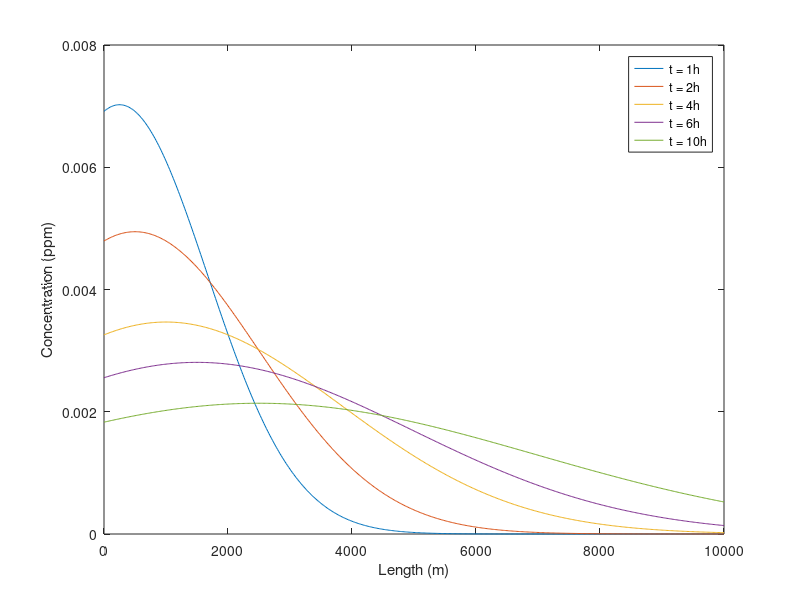
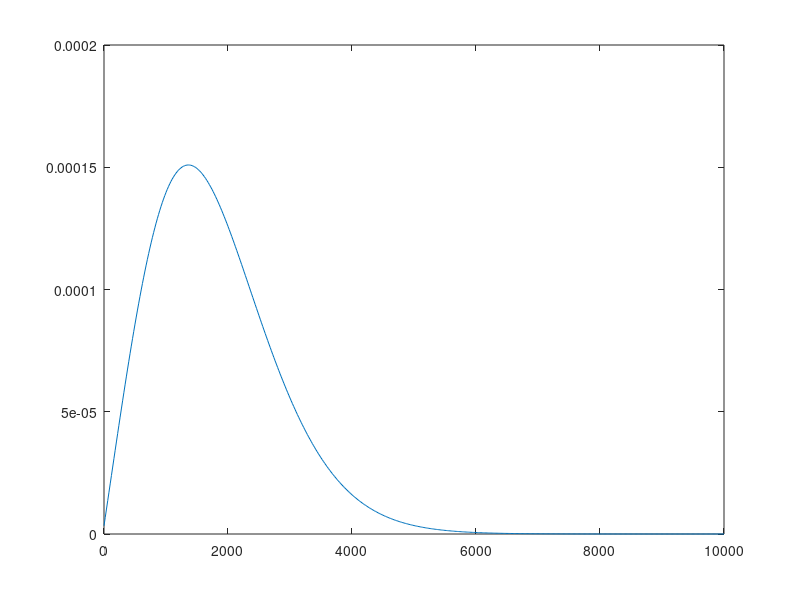

Here is the MATLAB script that generated these plots, in order:
clc; clear;

depth = 4; % m
width_es = 100; % m
velocity = 250; % m/hr
E = 1000000; % m^2/hr
W = 10 * 1000; % gr
k = 0.1/24; % 1/hr
area = depth * width_es; % m^2

W_plane = W/area; % gr/m^2

t = 1:1:10; % hr (inspect in a day with interval of 3 hr)
x = 0:20:10000; % m (inspect in 10 km every 20 m)

c_analytical = zeros(length(t), length(x)); % gr/m^3 or ppm

for i = 1:size(c_analytical, 1)
    for j = 1:size(c_analytical, 2)
        c_analytical(i, j) = (W_plane/(2 * ((pi * E * t(i))^ 0.5))) * exp(-(((x(j) - ((velocity * t(i)))) ^ 2)/(4 * E * t(i))) - (k * t(i)));
    end
end

% initiating plot with labels
figure;
plot(x, c_analytical(1, :));
hold on;
plot(x, c_analytical(2, :));
plot(x, c_analytical(4, :));
plot(x, c_analytical(6, :));
plot(x, c_analytical(10, :));

xlabel('Length (m)');
ylabel('Concentration (ppm)');
legend('t = 1h', 't = 2h', 't = 4h', 't = 6h', 't = 10h');
hold off;

% simple implicit method (applying centered difference with alpha = 0.5 and
% beta = 0.5
deltaT = 0.1; % 0.1 hour
deltaX = 10; % 10m

t = 0:deltaT:24; % 0.5h time step

c_implicit = zeros(length(t) + 1, length(x)); % gr/m^3 or ppm
c_implicit(1, 1) = W/(area * 20);

% E = E - (((velocity ^ 2) * deltaT)/2);
for i = 2:size(c_implicit, 1)
    coefficients = zeros(size(c_implicit, 2), size(c_implicit, 2));
    for j = 1:size(c_implicit, 2)
        coefficients(j, j) = 1 + ((2 * E * deltaT)/400) + (k * deltaT);
        switch j
            case 1
                coefficients(j, j + 1) = ((velocity * deltaT)/(2 * 20)) - ((E * deltaT)/400);
            case size(c_implicit, 2)
                coefficients(j, j - 1) = -((velocity * deltaT)/(2 * 20)) - ((E * deltaT)/400);
            otherwise
                coefficients(j, j - 1) = -((velocity * deltaT)/(2 * 20)) - ((E * deltaT)/400);
                coefficients(j, j + 1) = ((velocity * deltaT)/(2 * 20)) - ((E * deltaT)/400);
        end
    end
    c_implicit(i, :) = coefficients\flipud(rot90(c_implicit(i - 1, :)));
end
figure;
plot(x, c_implicit(11, :));
